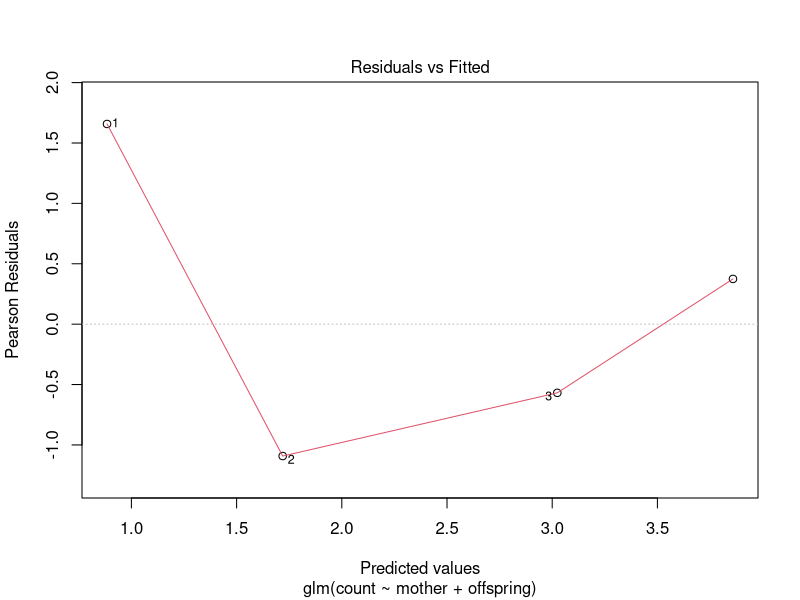
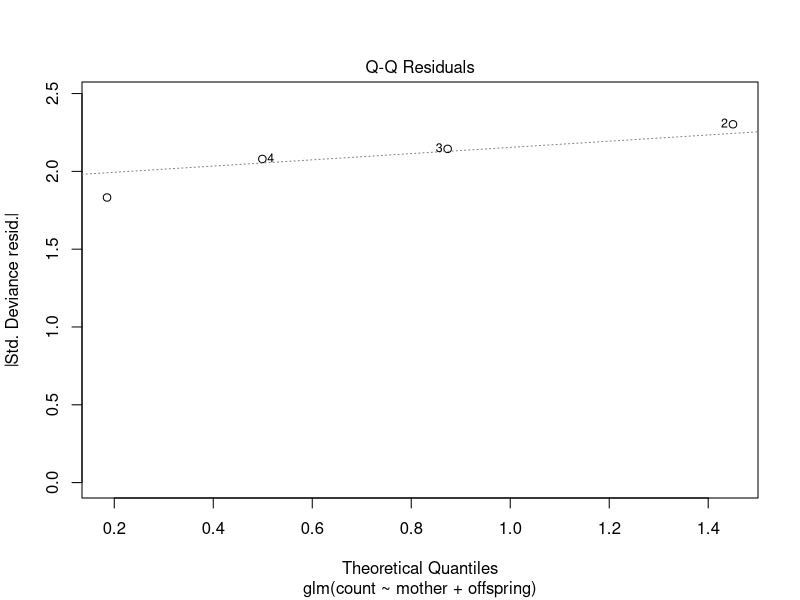
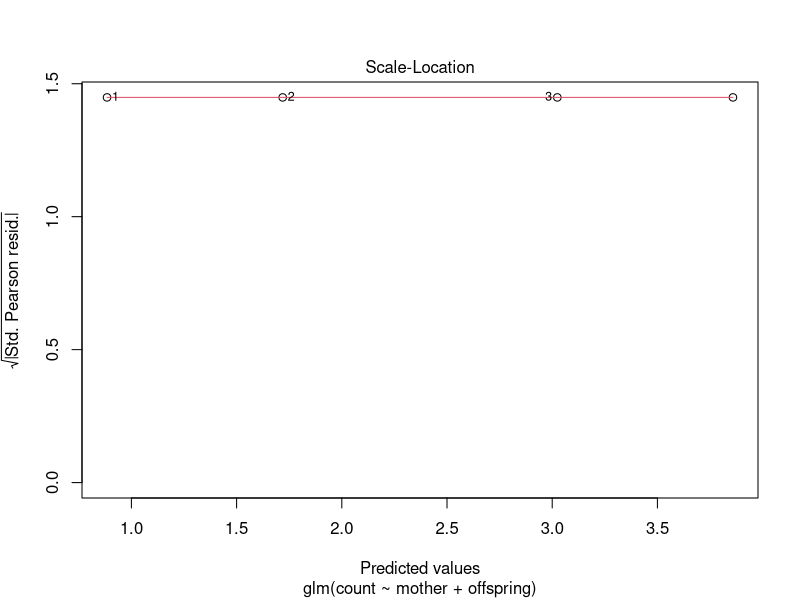
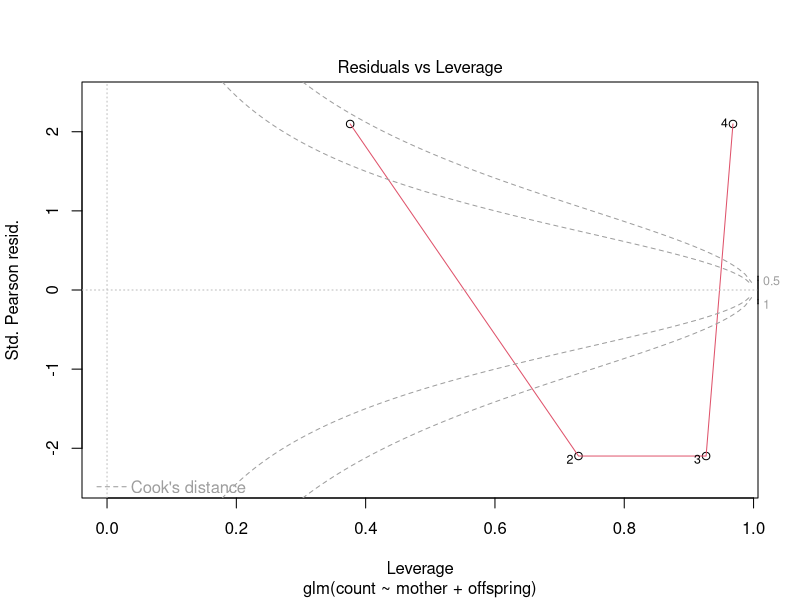

These charts were generated, in order, by the following R code:
## ---- chunk 1
knitr::opts_chunk$set(echo = TRUE)
## ---- chunk 2
library(vcd)
library(lmtest)
library(epitools)
## ---- chunk 3
morehouse <- read.csv("../data/morehouse.csv")
head(morehouse)
## ---- chunk 4
morehouse.tab<-xtabs(count~mother + offspring, data=morehouse)
morehouse.tab
## ---- chunk 5
chisq.test(morehouse.tab, correct=F)$exp
morehouse.chi<- chisq.test(morehouse.tab, correct=F)
morehouse.chi
morehouse.chi$residuals

#Get odds
lodds(morehouse.tab, log = FALSE)
morehouse.odds <- loddsratio(morehouse.tab, log = FALSE)
summary(morehouse.odds)
confint(morehouse.odds)
## ---- chunk 6
fisher.test(morehouse.tab)
oddsratio.midp(morehouse.tab)
## ---- chunk 7
morehouse.glm <- glm(count~mother*offspring, family=poisson, data=morehouse)
summary(morehouse.glm)
anova(morehouse.glm)
morehouse1.glm <- glm(count~mother+offspring, family=poisson, data=morehouse)
summary(morehouse1.glm)
anova(morehouse.glm, morehouse1.glm, test="Chisq")
lrtest(morehouse.glm, morehouse1.glm)
plot(morehouse1.glm)
